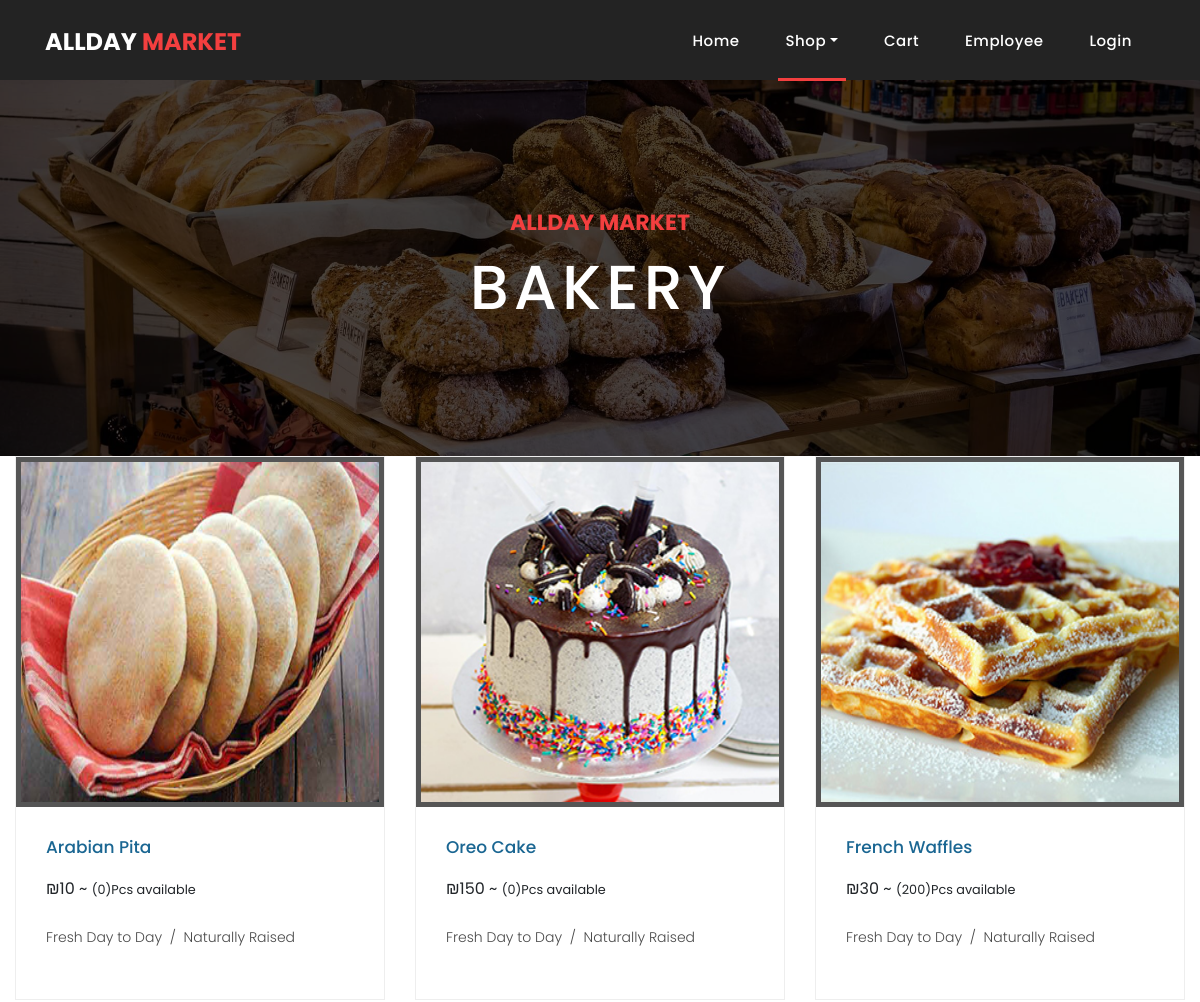
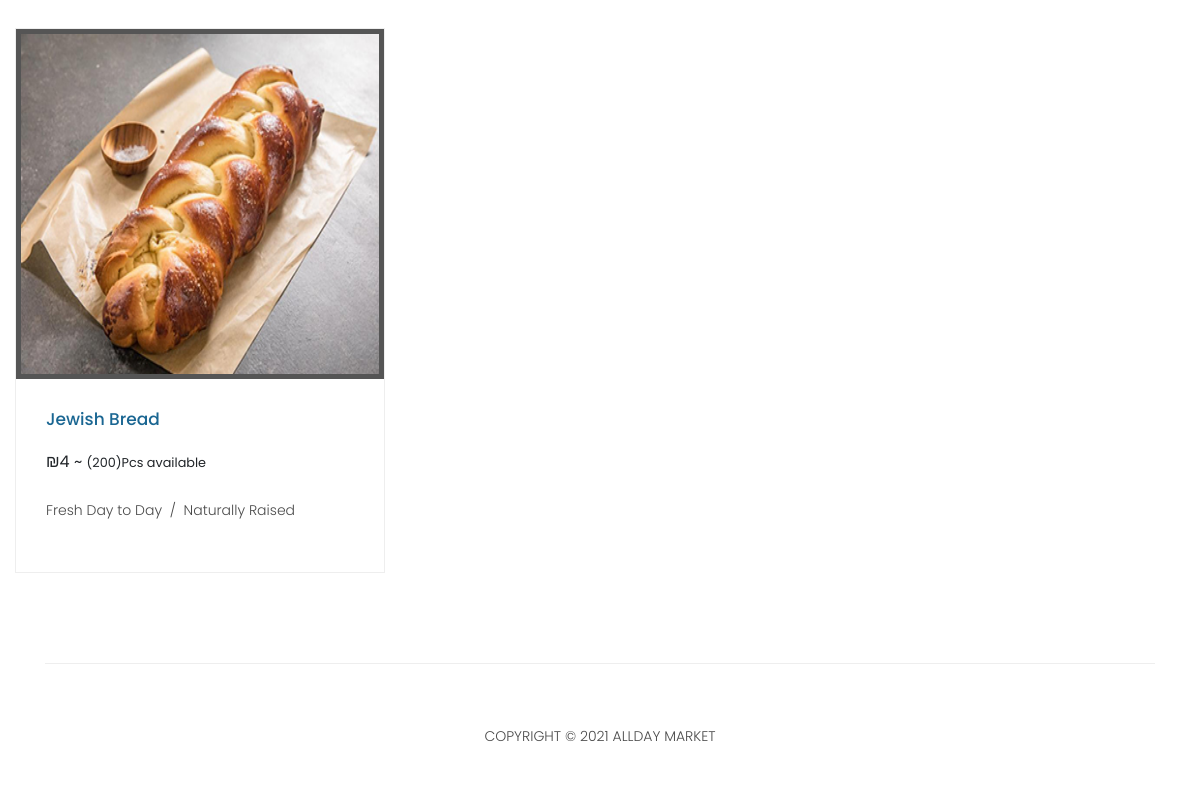
The app's page /Bakery.php with its own data (2 pictures, top to bottom).
### tables this page shows
CREATE TABLE `items` (
  `Barcode` int(11) NOT NULL,
  `Name` varchar(25) NOT NULL,
  `Price` int(11) NOT NULL,
  `Department` tinyint(1) NOT NULL,
  `img` varchar(35) NOT NULL,
  `quantity` int(11) NOT NULL,
  `supplierID` int(11) NOT NULL,
  `sellCount` int(11) NOT NULL DEFAULT 0
);

### Bakery.php (the view, shortened to what this page needs)
<!DOCTYPE html>
<html lang="en">
   <head>
      <link href="vendor/bootstrap/css/bootstrap.min.css" rel="stylesheet">
      <link rel="stylesheet" href="assets/css/fontawesome.css">
      <link rel="stylesheet" href="assets/css/style.css">
      <link rel="stylesheet" href="assets/css/owl.css">
   </head>
   <body>
      <header class="">
         <?php
            if(isset($_SESSION['email'])){
            	if($_SESSION['userType'] == 1){
            		$target_dir = 'navbars/navadmin.php';
            		include ($target_dir);
            	}
            	else{
            		$target_dir = 'navbars/navuser.php';
            		include ($target_dir);
            	}
            }
            else{
            		$target_dir = 'navbars/navbar.php';
            		include ($target_dir);
            }
            ?>
      </header>
      <div class="page-heading about-heading header-text" style="background-image: url(assets/images/items/me5baz.jpg);">
         <div class="container">
            <div class="row">
               <div class="col-md-12">
                  <div class="text-content">
                     <h4>AllDay Market</h4>
                     <h2>Bakery</h2>
                  </div>
               </div>
            </div>
         </div>
      </div>
      <div class="col-md-12">
         <div class="row">
            <?php
               include 'db.php';
               $sql = "SELECT * FROM items WHERE Department = 3";
               $stmt= mysqli_stmt_init($conn);
               mysqli_stmt_prepare($stmt,$sql);
               mysqli_stmt_execute($stmt);
               $results=mysqli_stmt_get_result($stmt);
               if(isset($_SESSION['userType'])){
                  if($_SESSION['userType'] == 1){
               while ($row=mysqli_fetch_assoc($results))
               {
               $ID = $row['Barcode'];
               $name = $row['Name'];
               $price = $row['Price'];
               $img = $row['img'];
               $qnt = $row['quantity'];
               echo '
               <div class="col-md-4">
               <div class="product-item">
               <a href="#"><img src="'.$img.'" height="350px" width="250px" alt=""></a>
               <div class="down-content">
               <a href="#"><h4>'.$name.'</h4></a>
               ₪'.$price.' ~ <small>('.$qnt.')Pcs available</small>
               <br><br>
               <a href="editItemForm.php?id='.$ID.'">
               <button class="btn btn-secondary" type="button" class="filled-button" class="editBtn">
               Edit</button>
               </a>
               <form action="updateItem.php" method="post">
               <input type="hidden" name="id" value="'.$ID.'">
               <fieldset>
               <button type="submit" name="itemDel" id="form-submit" class="btn btn-danger">Delete</button>
               </fieldset>
               </form>
               <p>Fresh Day to Day &nbsp;/&nbsp; Naturally Raised</p>
               </div>
               </div>
               </div>
               ';
               }
               }
               else{
               while ($row=mysqli_fetch_assoc($results))
               {
               $ID = $row['Barcode'];
               $name = $row['Name'];
               $price = $row['Price'];
               $img = $row['img'];
               $qnt = $row['quantity'];
               echo '
               <div class="col-md-4">
               <div class="product-item">
               <a href="#"><img src="'.$img.'" style="width:470px;height:370px;" alt=""></a>
               <div class="down-content">
               <a href="#"><h4>'.$name.'</h4></a>
               ₪'.$price.' ~ <small>('.$qnt.')Pcs available</small>
               <br><br>
               <form id="qnt'.$ID.'">
               <input type="text" placeholder="Enter Quantity in Kilo" name="qty" required>
               <button class="btn btn-danger" type="button" onclick= add('.$ID.') class="filled-button" class="add2cart">Add To Cart</button></h6>
               </form>
               <p>Fresh Day to Day &nbsp;/&nbsp; Naturally Raised</p>
               </div>
               </div>
               </div>
               ';
               }
               }
               }
               else{
               while ($row=mysqli_fetch_assoc($results))
               {
               $name = $row['Name'];
               $price = $row['Price'];
               $img = $row['img'];
               $qnt = $row['quantity'];
               echo '
               <div class="col-md-4">
               <div class="product-item">
               <a href="#"><img src="'.$img.'" height="350px" width="250px" alt=""></a>
               <div class="down-content">
               <a href="#"><h4>'.$name.'</h4></a>
               ₪'.$price.' ~ <small>('.$qnt.')Pcs available</small>
               <br><br>
               <p>Fresh Day to Day &nbsp;/&nbsp; Naturally Raised</p>
               </div>
               </div>
               </div>
               ';
               }
               }
               ?>
         </div>
      </div>
      <footer>
         <div class="container">
            <div class="row">
               <div class="col-md-12">
                  <div class="inner-content">
                     <p>Copyright © 2021 AllDay Market</p>
                  </div>
               </div>
            </div>
         </div>
      </footer>
   </body>
</html>

### assets/css/style.css (style rules this page uses)
body { font-family: 'Poppins', sans-serif; overflow-x: hidden; text-rendering: optimizeLegibility; -webkit-font-smoothing: antialiased; -moz-osx-font-smoothing: grayscale; }
p { margin-bottom: 0px; font-size: 14px; font-weight: 300; color: #4a4a4a; line-height: 24px; }
a { text-decoration: none!important; }
h1,h2,h3,h4,h5,h6 { margin: 0px; }
.page-heading { padding: 210px 0px 130px 0px; text-align: center; background-position: center center; background-repeat: no-repeat; background-size: cover; }
.page-heading .text-content h4 { color: #f33f3f; font-size: 22px; text-transform: uppercase; font-weight: 700; margin-bottom: 15px; }
.page-heading .text-content h2 { color: #fff; font-size: 62px; text-transform: uppercase; letter-spacing: 5px; }
header { position: absolute; z-index: 99999; width: 100%; height: 80px; background-color: #232323; -webkit-transition: all 0.3s ease-in-out 0s; -moz-transition: all 0.3s ease-in-out 0s; -o-transition: all 0.3s ease-in-out 0s; transition: all 0.3s ease-in-out 0s; }
.product-item { border: 1px solid #eee; margin-bottom: 30px; }
.product-item .down-content { padding: 30px; position: relative; }
.product-item img { width: 100%; overflow: hidden; }
.product-item .down-content h4 { font-size: 17px; color: #1a6692; margin-bottom: 20px; }
.product-item .down-content p { margin-bottom: 20px; }
footer { text-align: center; }
footer .inner-content { border-top: 1px solid #eee; margin-top: 60px; padding: 60px 0px; }
footer .inner-content p { text-transform: uppercase; }
.page-heading { position:relative; }
.page-heading:before { content:''; position:absolute; top:0; left:0; bottom:0; right:0; background-color:rgba(0,0,0,.7); }
.page-heading .container { position:relative; z-index: 2; }

### Bakery.php (style rules this page uses)
img { border: 5px solid #555; }

### records on screen
items: img (picture), Name "Arabian Pita", Price "10", quantity "0"
items: img (picture), Name "Oreo Cake", Price "150", quantity "0"
items: img (picture), Name "French Waffles", Price "30", quantity "200"
items: img (picture), Name "Jewish Bread", Price "4", quantity "200"
